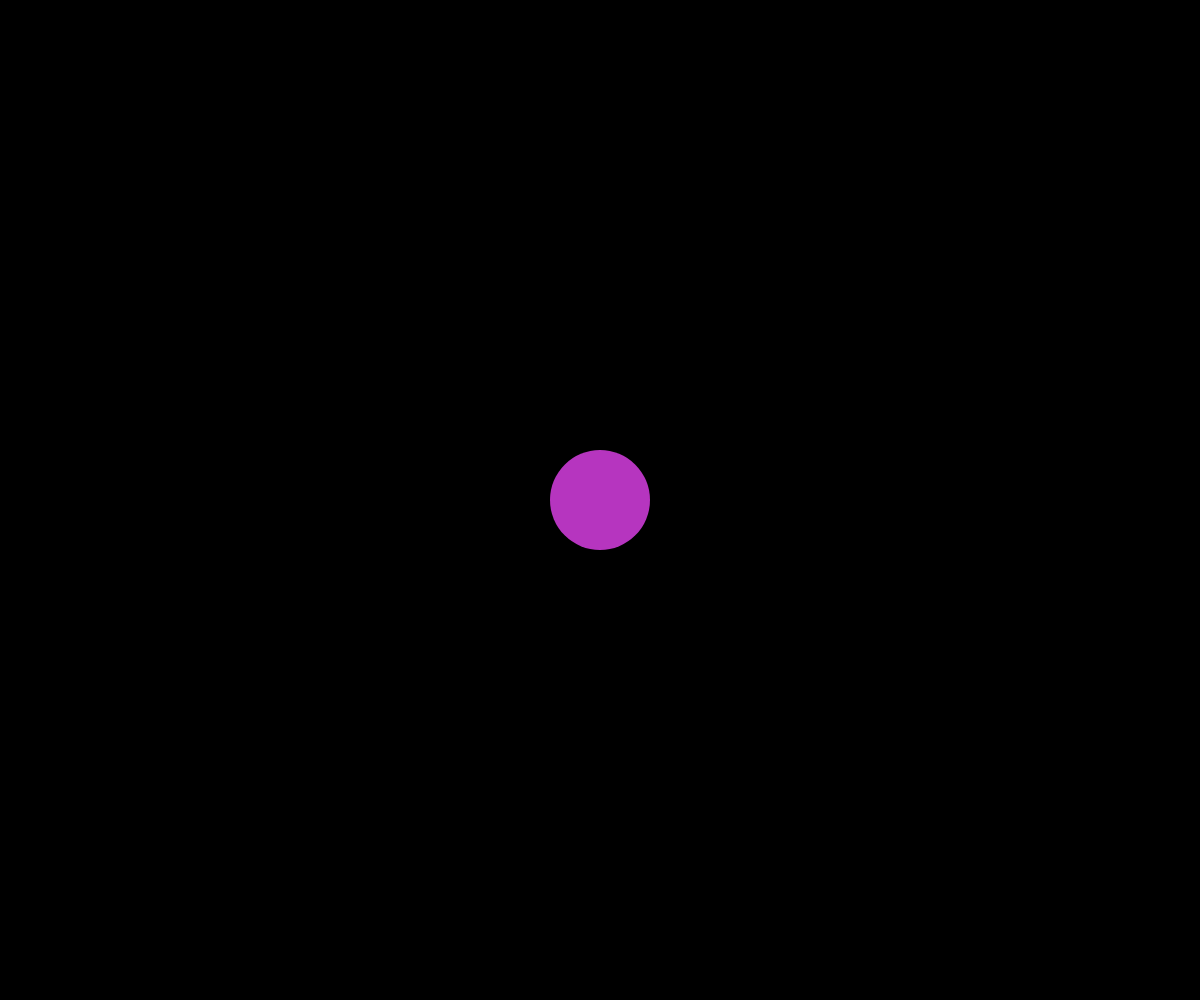
Frame 1 (no input)
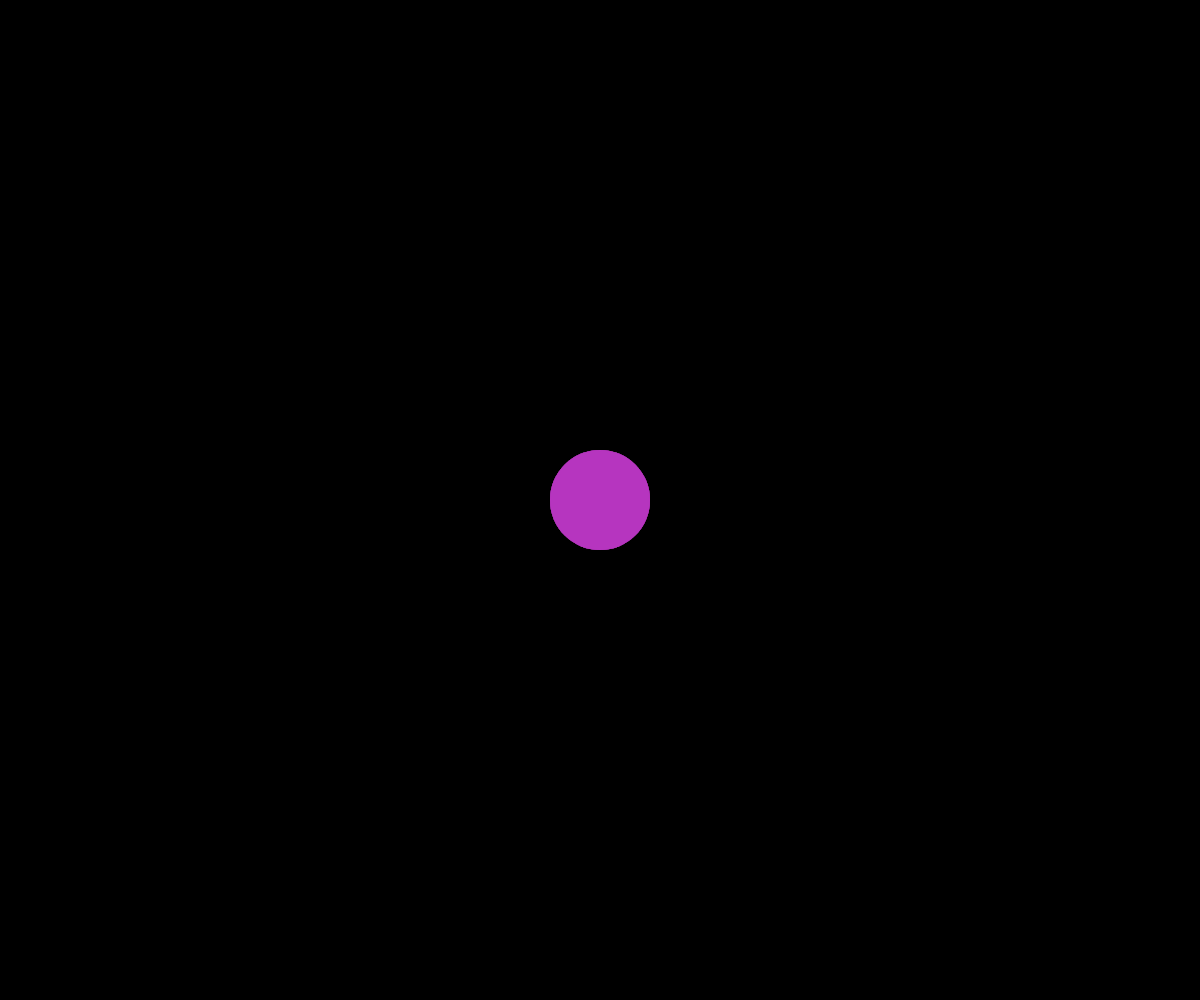
Frame 60 (no input)
Frame 120 (the mouse pressed at the canvas centre since frame 60): identical to frame 60, image omitted

The p5.js sketch that drew these frames (run headless with seeded random() and noise() and a simulated clock; from frame 60 on, the mouse is pressed at the canvas centre):

// p5.js sketch
// ── sketch.js
// 小球回弹

// 变量
var w = window.innerWidth
var h = window.innerHeight

// 对象
var balls = [];

function setup() {
  // put setup code here
  createCanvas(w, h);
  background(0);
  noStroke();  // 去掉描边
  // c = color(random(255), random(255), random(255));

  // 初始化对象，将小球存于数组中
  for (var i = 0; i < 1; i++) {
    balls.push(new Ball(width/2, height/2, 50));
  }
}

function draw() {
  // put drawing code here
  background(0, 30);
  for (var i = 0; i < balls.length; i++)
  {
    balls[i].render();
    balls[i].update();

  }
}
// 事件函数
// function mouseClicked() {  // 鼠标点击
//   for (var i =0; i < balls.length; i++) {
//     balls[i].moveTo(mouseX, mouseY);
//   }
// }
function mousePressed() {  // 鼠标点下
  for (var i =0; i < balls.length; i++) {
    // 判断鼠标是否点到小球，即计算坐标值之间的距离是否小于半径
    var d = dist(balls[i].pos.x, balls[i].pos.y, mouseX, mouseY);
    if (d <= balls[i].r) {
      balls[i].dragState = true;
    }
  }
}
function mouseReleased() {  // 鼠标松开
  for (var i = 0; i < balls.length; i++) {
    balls[i].dragState = false;
  }
}
// ── generator_ball.js
//构造器函数
function Ball(posX, posY, ballSize) {
    // 属性
    this.r = ballSize;
    this.pos = createVector(posX, posY);  // 根据位置参数创建方向向量
    this.vel = createVector(0, 0); // 设置初始静止
    // this.vel = p5.Vector.random2D();  // 通过函数创建长度一定的向量,角度随机
    // this.vel.setMag(random(5, 10));
    this.c = color(random(255), random(255), random(255));
    this.dragState = false;  // 定义小球是否被拖拽
  
    // 方法
    this.update = function() {
      // 根据状态更新速度
      if (this.dragState == true) {
        this.moveTo(mouseX, mouseY);
      }else {
        this.snakeTo(width/2, height/2);
      }
      // 根据速度更新位置
      this.pos.add(this.vel);  // 方向向量加速度向量，随机角度
  
      // 判断碰撞后的方向以及速度计算
      // 小球碰到左侧，反弹力向右
      if (this.pos.x <= this.r) {
        this.bounceOnEdge(createVector(1, 0));   // 传入反弹力方向获取反弹力后更新速度
        this.c = color(random(255), random(255), random(255));
      }
      // 小球碰到右侧，反弹力向左
      if (this.pos.x + this.r >= width) {
        this.bounceOnEdge(createVector(-1, 0));
        this.c = color(random(255), random(255), random(255));
      }
      // 小球碰到上部，反弹力向下
      if (this.pos.y <= this.r) {
        this.bounceOnEdge(createVector(0, -1));
        this.c = color(random(255), random(255), random(255));
      }
      // 小球碰到下部，反弹力向上
      if (this.pos.y + this.r >= height) {
        this.bounceOnEdge(createVector(0, 1));
        this.c = color(random(255), random(255), random(255));
      }
    }
  
    // 小球的渲染绘制
    this.render = function() {
      stroke(255);
      line(this.pos.x, this.pos.y, width/2, height/2)
      fill(this.c);
      noStroke();
      ellipse(this.pos.x, this.pos.y, 2*this.r);
    }
  
    // 小球的反弹
    // 根据传入反弹力的方向产生反弹力的大小后更新速度，force是只有方向没有大小的矢量
    this.bounceOnEdge = function(force) {
      // 复制当前速度向量并反向（矢量）
      var untivel = this.vel.copy();
      untivel.rotate(PI);
      // 计算反弹力向量的方向与速度反向方向（矢量）的夹角（标量）
      var angle = force.angleBetween(untivel);  // 注意用法
      // 计算反弹力大小（标量）并赋予反弹力（矢量）
      var len = Math.cos(angle) * this.vel.mag() * 2;
      force.setMag(len);
      // 更新当前速度叠加反弹力
      this.vel.add(force);
    }
  
    // 小球向相应的坐标位置移动
    this.moveTo = function (targetX, targetY) {
      var target = createVector(targetX, targetY);
      var force = p5.Vector.sub(target, this.pos);
      var w = 0.1;  // 设置力大小的系数
      // 忽略原速度，直接调用force作为速度向量
      this.vel = force.copy().mult(w);
    }
  
    // 弹性运动方式
    this.elasticTo = function (targetX, targetY) {
      var target = createVector(targetX, targetY);
      var force = p5.Vector.sub(target, this.pos);
      var w = 0.1;  // 设置力大小的系数
      force.mult(w);
      // 使用force影响原速度变化
      this.vel.add(force);
      this.vel.mult(0.8)
    }
  
    // 蛇形运动
    this.snakeTo = function (targetX, targetY) {
      var target = createVector(targetX, targetY);
      var force = p5.Vector.sub(target, this.pos);
      var w = 0.1;  // 设置力大小的系数
      force.mult(w);
      var snakeForce =  force.copy().mult(0.3);
      snakeForce.rotate(frameCount);
      // 忽略原速度影响
      // this.vel = p5.Vector.add(force, snakeForce); 
  
      // 添加原速度影响
      this.vel.add(force).add(snakeForce);
      this.vel.mult(0.8);
    }
  }
